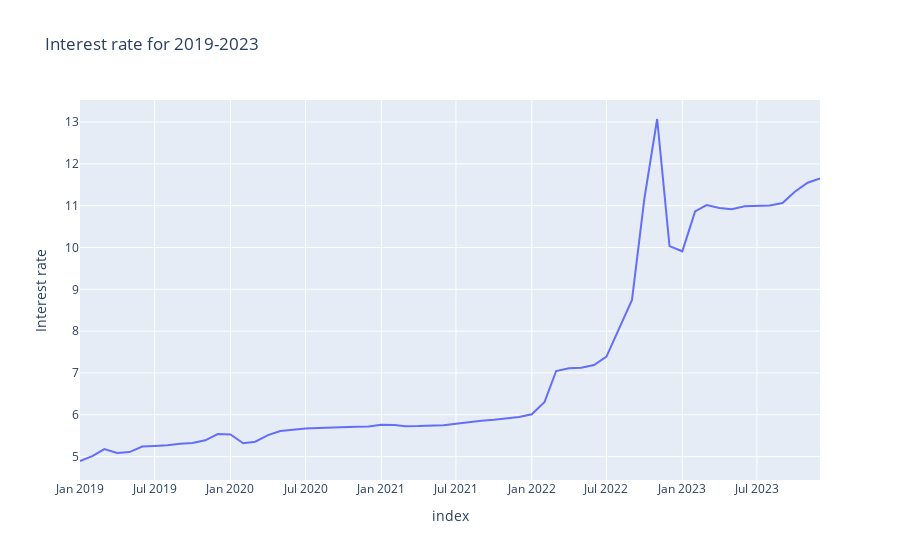

Notebook code for this chart:
### Code cell
# Data visualization
plot = px.line(df, y='Interest rate', title='Interest rate for 2019-2023')
plot.show()
